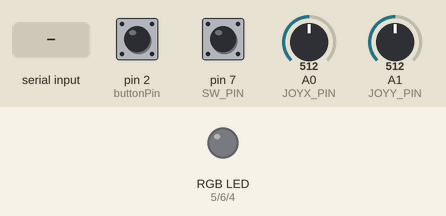
Bench run of a sketch on a simulated Arduino Uno, built with avr-gcc and run on an emulated ATmega328P. Shown: an RGB LED mixed from three pins (HIGH = lit). Inputs (shaded band) come from the test bench; at power-on: pin 2 (buttonPin) LOW, pin 7 (SW_PIN) HIGH, A0 (JOYX_PIN) = 512, A1 (JOYY_PIN) = 512. Dim RGB values are drawn brighter than linear.

Above: at 1.2 s.
1.3 s: "90,45,200\n" received over Serial
At 2.5 s:
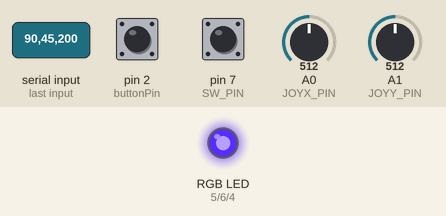
2.8 s: "30,150,10\n" received over Serial
At 3.7 s:
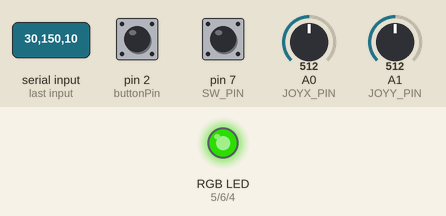
4.3 s: "1,90,45\n" received over Serial
At 4.7 s:
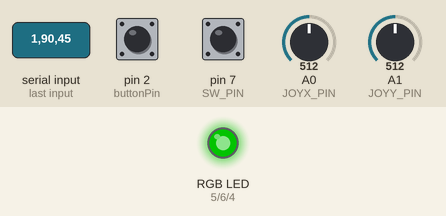
Timing chart, 0 to 7.3 s (numbered marks = the images above; inputs shaded):
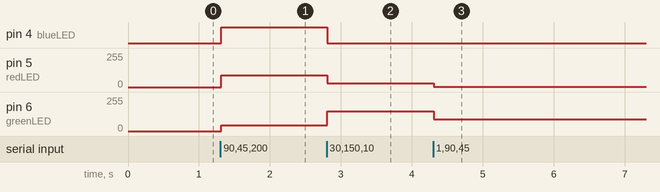

Measured:
- after the input at 1.3 s, pin 4 (blueLED): LOW → HIGH at once; pin 5 (redLED): 0/255 → 90/255 at once; pin 6 (greenLED): 0/255 → 45/255 at once
- after the input at 2.8 s, pin 4 (blueLED): HIGH → LOW at once; pin 5 (redLED): 90/255 → 30/255 at once; pin 6 (greenLED): 45/255 → 150/255 at once
- after the input at 4.3 s, pin 5 (redLED): 30/255 → 1/255 at once; pin 6 (greenLED): 150/255 → 90/255 at once

The sketch:

sketch_apr21a.ino
```cpp
const int JOYX_PIN = A0;
const int JOYY_PIN = A1;
const int SW_PIN = 7;
const int NUM_READINGS = 10;
const int buttonPin = 2;
const int greenLED = 6;
const int redLED = 5;
const int blueLED = 4;

int buttonState = 0;
int previousButtonState = 0;

struct AxisReadings{
  int readIndex;
  int readings[NUM_READINGS];
  float total = 0;
  int average = 0;
  int zeroed;

} xAxisReadings, yAxisReadings;

bool zeroing = false;
bool ready = false;

void setup() {
  Serial.begin(9600);

  pinMode(SW_PIN, INPUT_PULLUP);
  pinMode(greenLED, OUTPUT);
  pinMode(redLED, OUTPUT);
  pinMode(buttonPin, INPUT);
  pinMode(blueLED, OUTPUT);

  for(int i = 0; i<NUM_READINGS; i++){
    xAxisReadings.readings[i] = yAxisReadings.readings[i]=0;
  }
}

void loop() {
  // put your main code here, to run repeatedly:
  if (Serial.available() > 0) {
    String msg = Serial.readStringUntil('\n');
    msg.trim(); // Remove any leading/trailing whitespace

    if (msg == "zero") {
      zeroing = true;
    } else {
      // Parse comma-separated RGB values
      int red, green, blue;

      int firstComma = msg.indexOf(',');
      int secondComma = msg.indexOf(',', firstComma + 1);

      if (firstComma > 0 && secondComma > firstComma) {
        red = msg.substring(0, firstComma).toInt();
        green = msg.substring(firstComma + 1, secondComma).toInt();
        blue = msg.substring(secondComma + 1).toInt();

        red = constrain(red, 0, 255);
        green = constrain(green, 0, 255);
        blue = constrain(blue, 0, 255);

        analogWrite(redLED, red);
        analogWrite(greenLED, green);
        analogWrite(blueLED, blue);
      }
    }
  }

  buttonState = digitalRead(buttonPin);

  int xValue = analogRead(JOYX_PIN);
  int yValue = analogRead(JOYY_PIN);
  int swValue = !digitalRead(SW_PIN);

  smoothAxis(&xAxisReadings, xValue);
  smoothAxis(&yAxisReadings, yValue);

  if (zeroing){
    xAxisReadings.zeroed = xAxisReadings.average;
    yAxisReadings.zeroed = yAxisReadings.average;
    zeroing = false;
    ready = true;
  }

  if (ready){
    Serial.print(xAxisReadings.average - xAxisReadings.zeroed);//Serial.print(xValue);
    Serial.print(",");
    Serial.print(yAxisReadings.average - yAxisReadings.zeroed);//Serial.print(yValue);
    Serial.print(",");
    if (buttonState != previousButtonState){
      Serial.println(buttonState);
    }else{
      Serial.println(buttonState);
    }
  }

  delay(16);
}

void smoothAxis(AxisReadings *readings, int newValue){
  int index = readings->readIndex;
  readings->total = readings->total - readings->readings[readings->readIndex];
  readings->readings[index]=newValue;
  readings->total += newValue;
  readings->readIndex = readings->readIndex + 1;

  if (readings->readIndex >= NUM_READINGS)
    readings->readIndex=0;

  readings->average = round(readings->total / NUM_READINGS);


}
```
